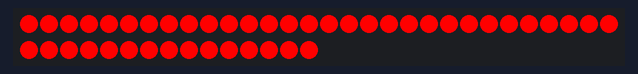
A sketch run on a simulated Arduino Uno, built with avr-gcc and run on an emulated ATmega328P. Shown: 45 RGB LEDs in strip order, left to right, continuing on the next row.

Above: at 0.1 s.
At 0.6 s:
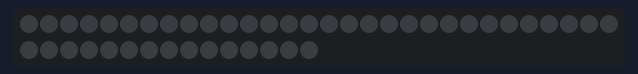

Measured:
- what the display in image 1 shows lasts 0.5 s, from 0.5 s to 1.0 s

The sketch:

emergency_effect_24-01-2021.ino
```cpp
#include <Adafruit_NeoPixel.h>
#define PIN 5
#define NUM_LEDS 45
Adafruit_NeoPixel strip = Adafruit_NeoPixel(45, 3, NEO_GRB + NEO_KHZ800);

 //green 0x00 0x00 0xFF
 //Red 0xFF 0x00 0x00
 //Blue 0x00 0xFF 0x00
void setup() {
  strip.begin();
  strip.show(); // Initialize all pixels to 'off'
}


void loop() {
  // Slower:
  // Strobe(0xff, 0x77, 0x00, 10, 100, 1000);
  // Fast:
  Strobe(0xFF, 0x00, 0x00, 10, 500, 1000);
}

void Strobe(byte red, byte green, byte blue, int StrobeCount, int FlashDelay, int EndPause){
  for(int j = 0; j < StrobeCount; j++) {
    setAll(red,green,blue);
    showStrip();
    delay(FlashDelay);
    setAll(0,0,0);
    showStrip();
    delay(FlashDelay);
  }

}
void showStrip() {
 #ifdef ADAFRUIT_NEOPIXEL_H
   // NeoPixel
   strip.show();
 #endif
}

void setPixel(int Pixel, byte red, byte green, byte blue) {
 #ifdef ADAFRUIT_NEOPIXEL_H
   // NeoPixel
   strip.setPixelColor(Pixel, strip.Color(red, green, blue));
 #endif
}

void setAll(byte red, byte green, byte blue) {
  for(int i = 0; i < NUM_LEDS; i++ ) {
    setPixel(i, red, green, blue);
  }
  showStrip();
}
```
